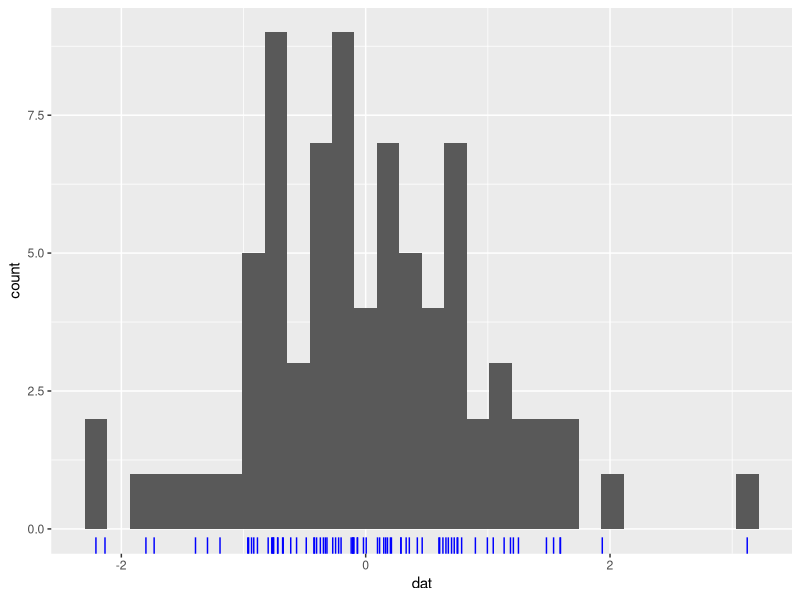

This chart was generated by the following R code: (Note: this script raises an error after producing the figure.)

library(ggplot2)
dat<-rnorm(80)
dat<-data.frame(dat)
p<-ggplot(dat, aes(x=dat))+geom_histogram()
p<-p+geom_rug(sides="b", colour="blue")
p
p1 <- ggplot(df, aes(x=mpg)) + geom_histogram(bins=20)
p1 + geom_rug(sides="b", colour="blue") #sides- "trbl"
p1 + geom_rug(sides = "b", aes(y = -1), position = "jitter", colour = "red") 
?geom_rug
#using some more obvious data:
  
dat <- c(rep(1, 50), rep(2, 50))
dat <- data.frame(dat)
